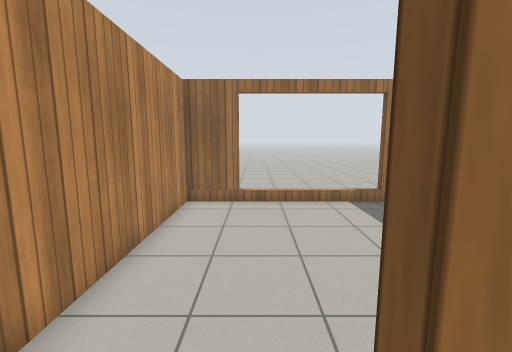
[1] (above)

18 first-person views from a walk through a Gazebo world. The camera is 1.3 m above the floor, tilts 8° down and sees 90° across. The floor is counted in squares, 0.5 m on a side. Each view is taken from the middle of a square. On the plan, view 1 faces up. The plan holds only what a view shows up to about 18 squares ahead; the rest is blank. The place goes on beyond the plan. Robots are left out. Simple patterns stand in for the simulator's built-in surfaces.

[2]
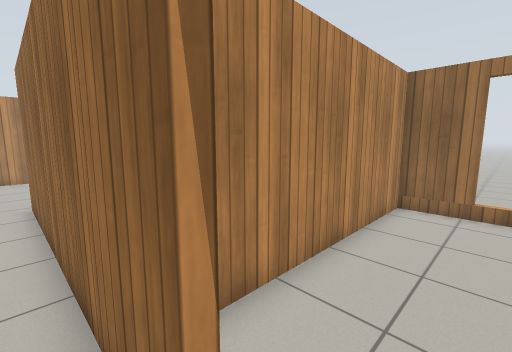

[3]
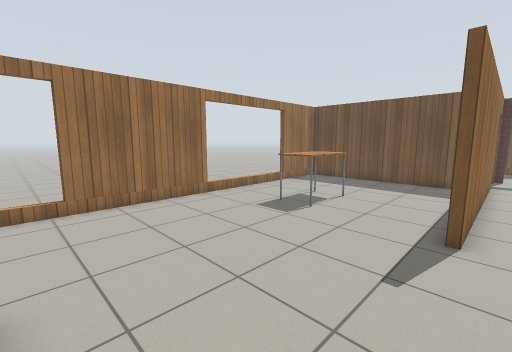

[4]
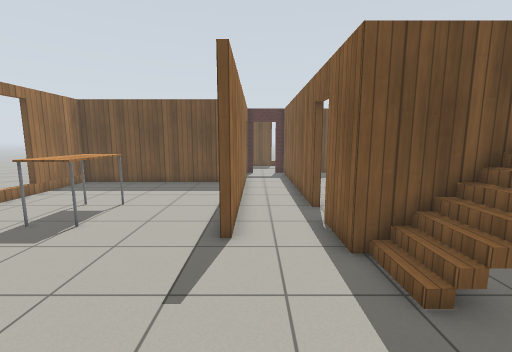

[5]
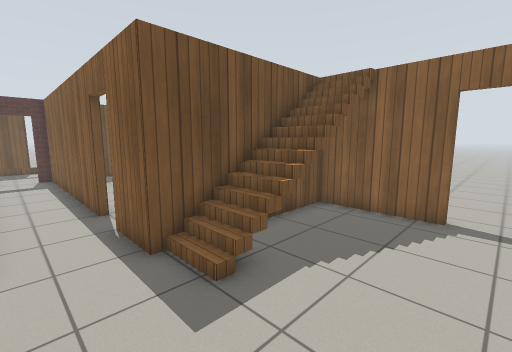

[6]
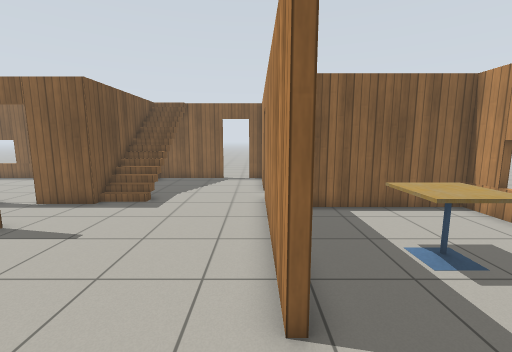

[7]
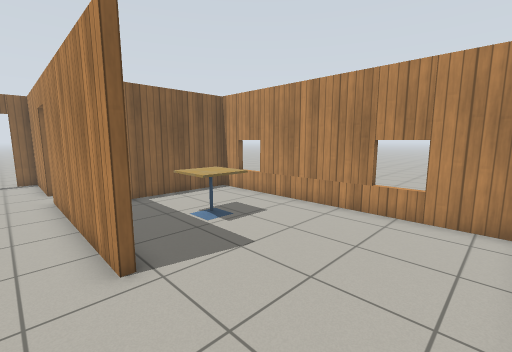

[8]
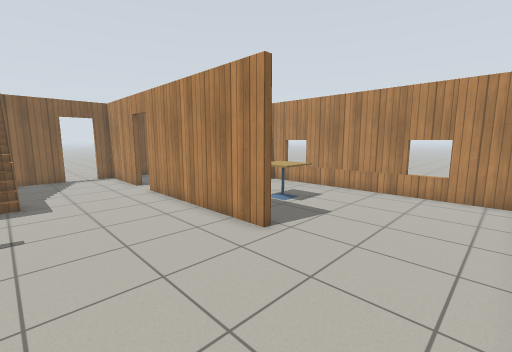

[9]
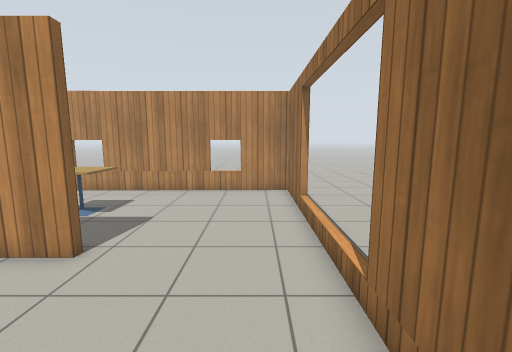

[10]
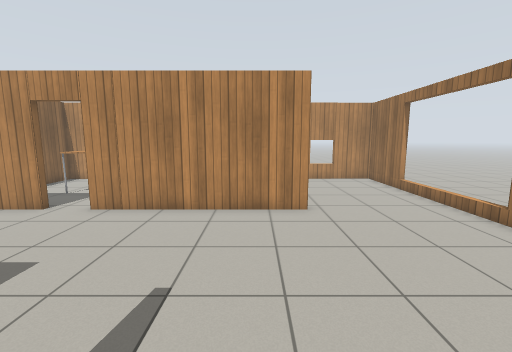

[11]
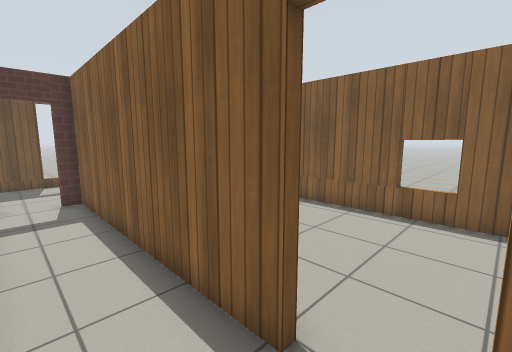

[12]
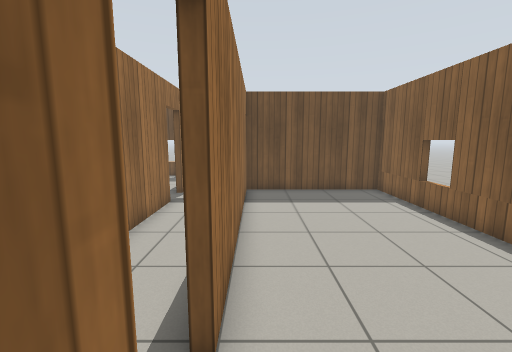

[13]
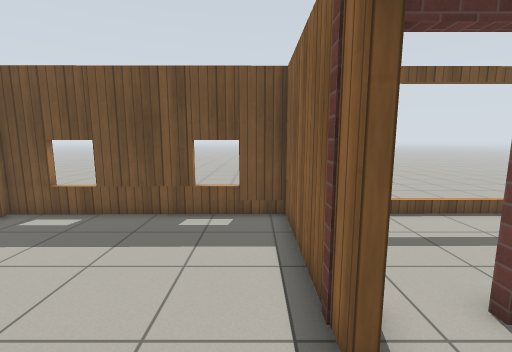

[14]
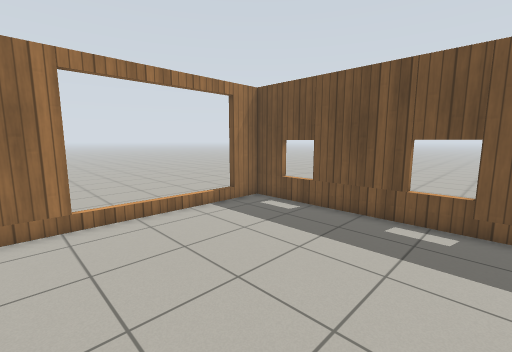

[15]
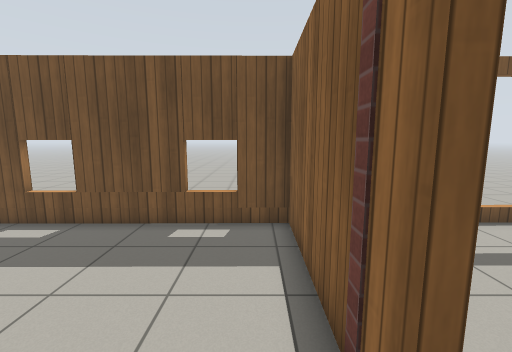

[16]
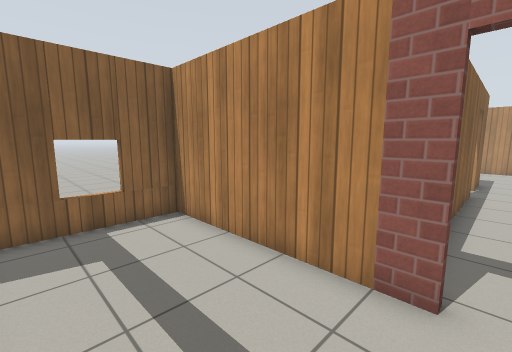

[17]
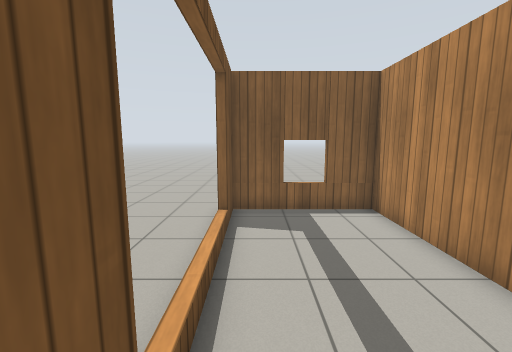

[18]
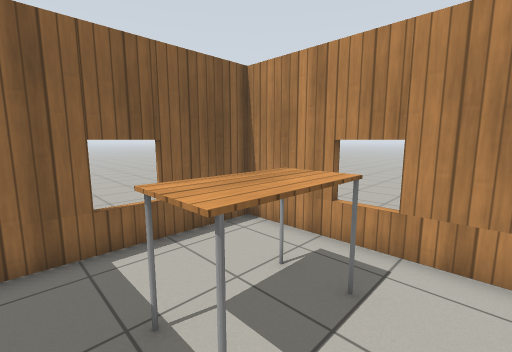

### Floor plan
Points are (right, up) in squares from view 1. A wall is a line through its corners. A room is listed if a view was taken in it or the views show most of it. See-through windows are left out.
Room 1 (views 1, 2, 3, 4, 5, 6, 7, 8, 9, 10, 11)
walls: (-20.4, 5) (-20.4, -3.2); (-9.2, -2.2) (1.3, -2.2); (-20.4, -5) (-20.4, -9.4) (-19.5, -9.4); (-3.2, 2) (-3.2, 10.7) (-28.2, 10.7) (-28.1, -1.7) (-22.1, -1.7); (-17.9, -9.4) (-13.4, -9.4) (-13.4, -2.2) (-11, -2.2); (-1.3, 0.7) (-12.5, 0.7); (1.3, 0.1) (1.3, 0.7)
ways out: open door at (-10.5, -2) to room 2; open door at (-0.5, 1) to room 3; open door at (1.3, -0.7) to room 4; open door at (-20.7, -4.3) to room 5; open door at (-18.5, -9.5)
objects: cafe table (-25, 2) to (-23, 3); stairs (-14, -9); table (-11, 6) to (-9, 7)
Room 2 (view 12)
walls: (-11, -2.5) (-11.6, -2.5); (-11.2, -9.4) (1.3, -9.4) (1.3, -2.5) (-9.2, -2.5)
ways out: open door at (-10.5, -2) to room 1
Room 3 (views 13, 14, 15)
walls: (0.4, 1) (6.8, 1) (6.7, 10.7) (-2.9, 10.7) (-2.9, 2.1)
ways out: open door at (-0.5, 1) to room 1
Room 4 (views 16, 17)
walls: (1.6, -1.5) (1.6, -9.4) (6.9, -9.4) (6.8, 0.1)
ways out: open door at (1.3, -0.7) to room 1
Room 5 (view 18)
walls: (-28.1, -2.7) (-28, -9.4) (-21.8, -9.4)
ways out: open door at (-20.7, -4.3) to room 1
objects: table (-26, -6) to (-23, -5)

Where each view was taken, in squares from view 1:
view 1: 0 up, 0 right, facing up
view 2: 0 up, 0 right, facing up-left
view 3: 0 up, 20 left, facing up-right
view 4: 0 up, 19 left, facing right
view 5: 0 up, 19 left, facing down-right
view 6: 8 up, 20 left, facing down
view 7: 10 up, 19 left, facing down-left
view 8: 10 up, 15 left, facing down-left
view 9: 9 up, 15 left, facing left
view 10: 3 up, 11 left, facing left
view 11: 0 up, 11 left, facing down-right
view 12: 3 down, 12 left, facing right
view 13: 2 up, 2 left, facing right
view 14: 2 up, 2 left, facing up-right
view 15: 2 up, 1 left, facing right
view 16: 1 down, 6 right, facing down-left
view 17: 0 up, 6 right, facing down
view 18: 3 down, 22 left, facing down-left
